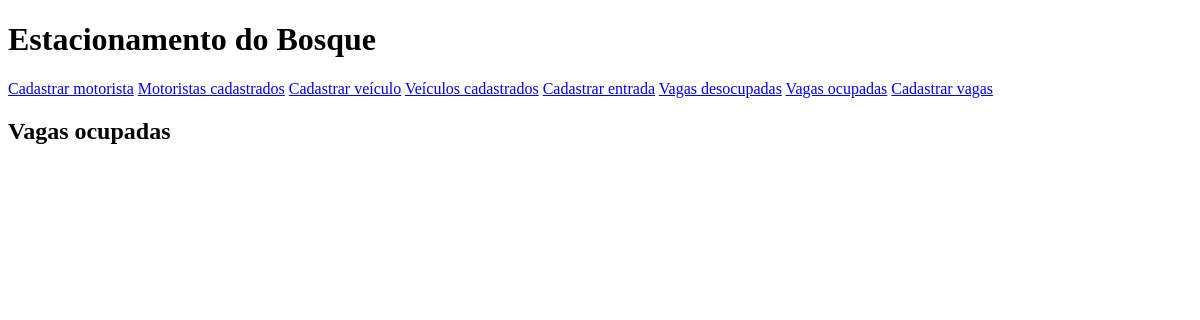
The page /occupied_parking_spaces/ on the database as committed earlier.
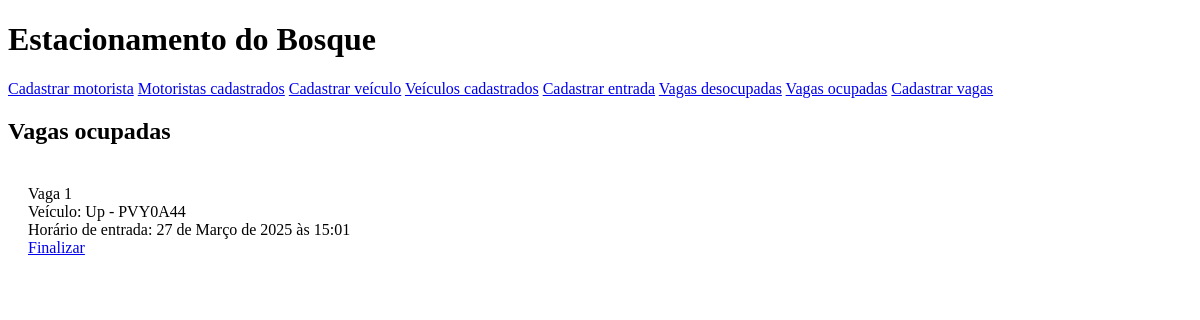
The same page on the database as committed later.
### apps/models.py (models this page shows, shortened)
class ParkingSpace(models.Model):
    occupied = models.BooleanField(default=False)
    occupied_by = models.OneToOneField(
        Autos,
        null=True,
        default=None,
        on_delete=models.SET_NULL
    )
    def create_list():
        return list({})
    history = models.JSONField(default=create_list, null=True)
    """Function to remove a veichle in a parking space"""
    """Function to create the history of the parking space"""

class Autos(models.Model):
    driver = models.ForeignKey(
        Driver,
        on_delete=models.CASCADE,
        default=None
    )
    model = models.CharField(max_length=50)
    autos_plate = models.CharField(max_length=7)
    checkin_datetime = models.DateTimeField(auto_now=True)
    parked = models.BooleanField(default=False)
    class Meta:
        ordering = (('-checkin_datetime',))
        verbose_name = 'Autos'
        verbose_name_plural = 'Autos'
    def __str__(self):
        return f'{self.model} - {self.autos_plate}'

### apps/views.py (the view)
# urls.py: path('occupied_parking_spaces/', views.occupied_parking_spaces, name='occupied_parking_spaces'),
def occupied_parking_spaces(request):
    occupied_parking_spaces = ParkingSpace.objects.filter(occupied=True)
    return render(request, 'occupied_parking_spaces.html', {'occupied_parking_spaces': occupied_parking_spaces})

### templates/occupied_parking_spaces.html
{% extends "base_parking.html" %}
{% block css %}
    {% load static %}
    <link rel="stylesheet" href="{% static "css/occupied_parking_spaces.css" %}">
{% endblock css %}
{% block content %}
    <h2>Vagas ocupadas</h2>
    <section>
        {% for parking in occupied_parking_spaces %}
            <div id="parking_spaces">
                <span>Vaga {{ parking.id }}</span>
                <span>Veículo: {{ parking.occupied_by }}</span>
                <span>Horário de entrada: {{ parking.occupied_by.checkin_datetime }}</span>
                <a href="{% url "apps:pre_finish" parking.id %}">Finalizar</a>
            </div>
        {% endfor %}
    </section>
{% endblock content %}

Rows that differ between the two databases and show on the page:
now on this page (row edited): ParkingSpace: id "1", occupied_by "Up - PVY0A44", occupied_by.checkin_datetime "27 de Março de 2025 às 15:01"
